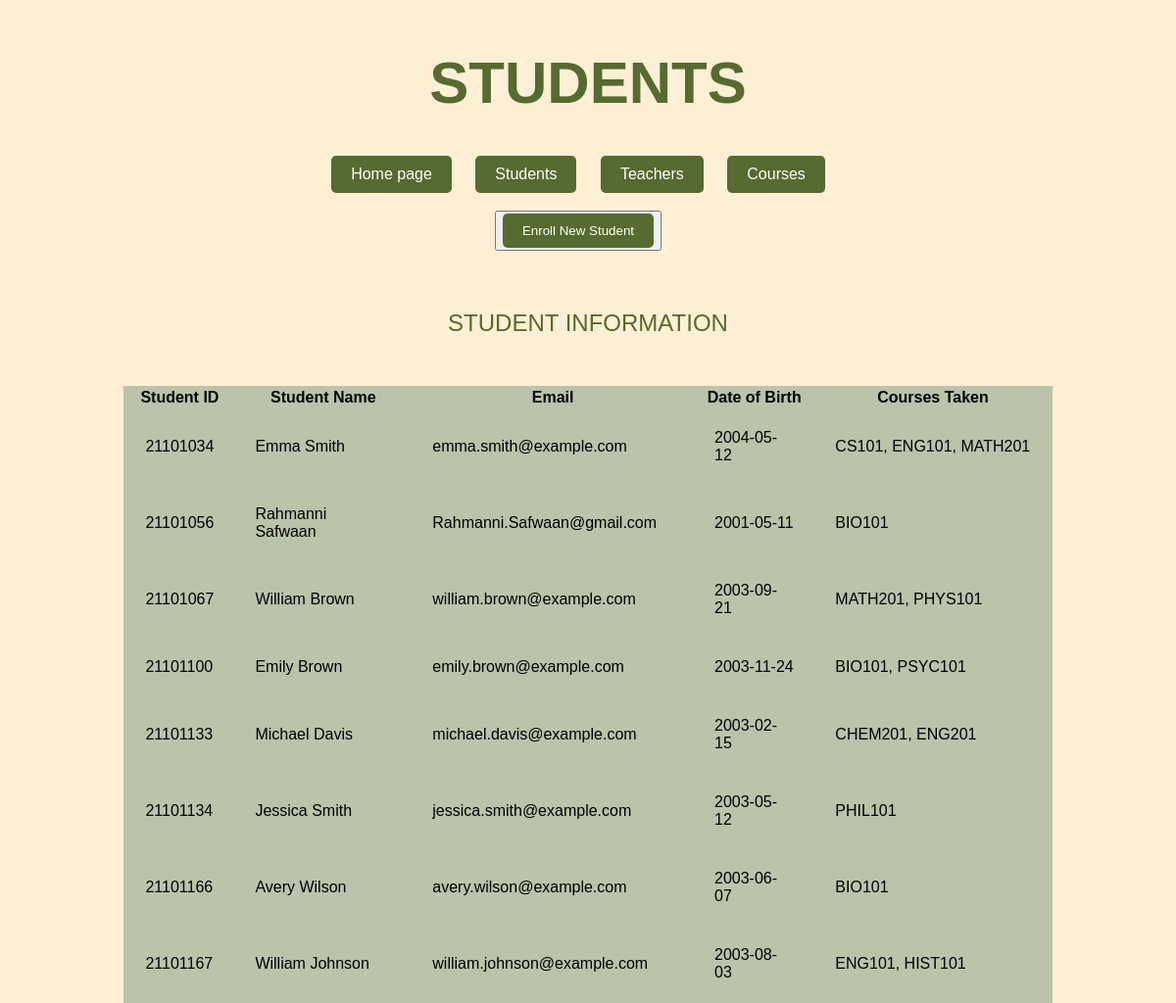
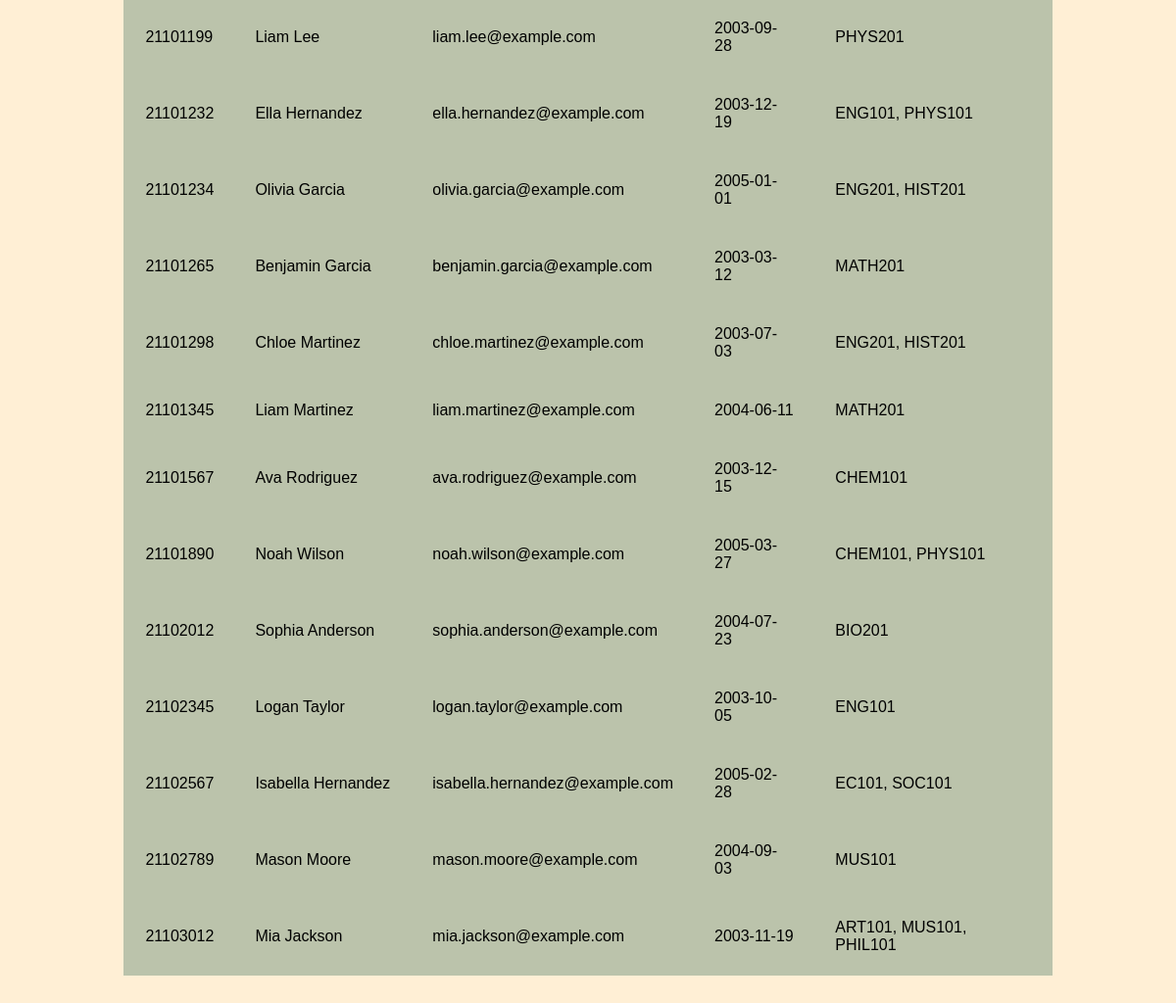
The page /show_students.php on the database its author committed (2 pictures, top to bottom).
### tables this page shows
CREATE TABLE `student` (
  `Student_ID` int(11) NOT NULL,
  `Student_Name` varchar(50) DEFAULT NULL,
  `Student_Email` varchar(100) DEFAULT NULL,
  `Student_DOB` date DEFAULT NULL,
  `Student_Address` varchar(200) DEFAULT NULL,
  `Student_Phone` varchar(20) DEFAULT NULL,
  `enrolled_by` int(11) DEFAULT NULL,
  `enrolled_date` date DEFAULT NULL
);

### show_students.php (the view, shortened to what this page needs)
<html lang="en">
  <head>
  </head>
  <body>
    <h1>STUDENTS</h1>
    <ul>
      <li><a href="home.php">Home page</a></li>
      <li><a href="show_students.php">Students</a></li>
      <li><a href="show_teachers.php">Teachers</a></li>
      <li><a href="show_courses.php">Courses</a></li>
      <br><br>
      <li><button><a href="add_student.php">Enroll New Student</a></button></li>
    </ul><br><br><br>
    <p>STUDENT INFORMATION<p>
    <section id="section1">
      <div style="margin-left:10%; margin-right:10%; margin-top:50px; margin-bottom:50px;text-align:center;background:#bbc3ab;">
        <table>
          <thead>
            <tr>
              <th>Student ID</th>
              <th>Student Name</th>
              <th>Email</th>
              <th>Date of Birth</th>
              <th>Courses Taken</th>
            </tr>
          </thead>
          <tbody>
          <?php
  require_once("DBconnect.php");
  $sql = "SELECT student.Student_ID, student.Student_Name, student.Student_Email, student.Student_DOB, GROUP_CONCAT(Student_Class.ClsCODE SEPARATOR ', ') AS courses_taken
  FROM student
  INNER JOIN Student_Class ON student.Student_ID = Student_Class.stu_ID
  GROUP BY student.Student_ID;";
  $result = mysqli_query($conn, $sql);
  if(mysqli_num_rows($result) > 0){
    while($row = mysqli_fetch_array($result)){
?>
      <tr>
        <td><?php echo $row['Student_ID']; ?></td>
        <td><?php echo $row['Student_Name']; ?></td>
        <td><?php echo $row['Student_Email']; ?></td>
        <td><?php echo $row['Student_DOB']; ?></td>
        <td><?php echo $row['courses_taken']; ?></td>
      </tr>
<?php
    }
  }
?>
      </tbody>
    </table>
  </div>
</section>

### show_students.php (style rules this page uses)
body { background-color: #fFEFD5; font-family: Arial, sans-serif; text-align: center; }
h1 { color: #556b2f; font-size: 60px; margin-top: 50px; }
p { color: #556b2f; font-size: 24px; margin-bottom: 50px; }
ul { list-style-type: none; margin: 0; padding: 0; display: inline-block; }
li { display: inline-block; margin-right: 20px; }
a { display: inline-block; background-color: #556b2f; color: #fff; padding: 10px 20px; border-radius: 5px; text-decoration: none; transition: all 0.2s ease; }
td { padding: 20px; }

### rows shown on the page
student: Student_ID "21101034", Student_Name "Emma Smith", Student_Email "emma.smith@example.com", Student_DOB "2004-05-12", courses_taken "CS101, ENG101, MATH201"
student: Student_ID "21101056", Student_Name "Rahmanni Safwaan", Student_Email "Rahmanni.Safwaan@gmail.com", Student_DOB "2001-05-11", courses_taken "BIO101"
student: Student_ID "21101067", Student_Name "William Brown", Student_Email "william.brown@example.com", Student_DOB "2003-09-21", courses_taken "MATH201, PHYS101"
student: Student_ID "21101100", Student_Name "Emily Brown", Student_Email "emily.brown@example.com", Student_DOB "2003-11-24", courses_taken "BIO101, PSYC101"
student: Student_ID "21101133", Student_Name "Michael Davis", Student_Email "michael.davis@example.com", Student_DOB "2003-02-15", courses_taken "CHEM201, ENG201"
student: Student_ID "21101134", Student_Name "Jessica Smith", Student_Email "jessica.smith@example.com", Student_DOB "2003-05-12", courses_taken "PHIL101"
student: Student_ID "21101166", Student_Name "Avery Wilson", Student_Email "avery.wilson@example.com", Student_DOB "2003-06-07", courses_taken "BIO101"
student: Student_ID "21101167", Student_Name "William Johnson", Student_Email "william.johnson@example.com", Student_DOB "2003-08-03", courses_taken "ENG101, HIST101"
student: Student_ID "21101199", Student_Name "Liam Lee", Student_Email "liam.lee@example.com", Student_DOB "2003-09-28", courses_taken "PHYS201"
student: Student_ID "21101232", Student_Name "Ella Hernandez", Student_Email "ella.hernandez@example.com", Student_DOB "2003-12-19", courses_taken "ENG101, PHYS101"
student: Student_ID "21101234", Student_Name "Olivia Garcia", Student_Email "olivia.garcia@example.com", Student_DOB "2005-01-01", courses_taken "ENG201, HIST201"
student: Student_ID "21101265", Student_Name "Benjamin Garcia", Student_Email "benjamin.garcia@example.com", Student_DOB "2003-03-12", courses_taken "MATH201"
student: Student_ID "21101298", Student_Name "Chloe Martinez", Student_Email "chloe.martinez@example.com", Student_DOB "2003-07-03", courses_taken "ENG201, HIST201"
student: Student_ID "21101345", Student_Name "Liam Martinez", Student_Email "liam.martinez@example.com", Student_DOB "2004-06-11", courses_taken "MATH201"
student: Student_ID "21101567", Student_Name "Ava Rodriguez", Student_Email "ava.rodriguez@example.com", Student_DOB "2003-12-15", courses_taken "CHEM101"
student: Student_ID "21101890", Student_Name "Noah Wilson", Student_Email "noah.wilson@example.com", Student_DOB "2005-03-27", courses_taken "CHEM101, PHYS101"
student: Student_ID "21102012", Student_Name "Sophia Anderson", Student_Email "sophia.anderson@example.com", Student_DOB "2004-07-23", courses_taken "BIO201"
student: Student_ID "21102345", Student_Name "Logan Taylor", Student_Email "logan.taylor@example.com", Student_DOB "2003-10-05", courses_taken "ENG101"
student: Student_ID "21102567", Student_Name "Isabella Hernandez", Student_Email "isabella.hernandez@example.com", Student_DOB "2005-02-28", courses_taken "EC101, SOC101"
student: Student_ID "21102789", Student_Name "Mason Moore", Student_Email "mason.moore@example.com", Student_DOB "2004-09-03", courses_taken "MUS101"
student: Student_ID "21103012", Student_Name "Mia Jackson", Student_Email "mia.jackson@example.com", Student_DOB "2003-11-19", courses_taken "ART101, MUS101, PHIL101"
